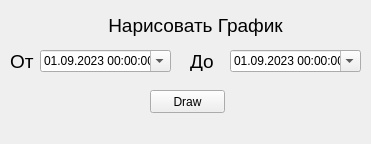
<?xml version="1.0" encoding="UTF-8"?>
<ui version="4.0">
 <class>MainWindow</class>
 <widget class="QMainWindow" name="MainWindow">
  <property name="geometry">
   <rect>
    <x>0</x>
    <y>0</y>
    <width>371</width>
    <height>144</height>
   </rect>
  </property>
  <property name="windowTitle">
   <string>MainWindow</string>
  </property>
  <widget class="QWidget" name="centralwidget">
   <widget class="QDateTimeEdit" name="from_dateTimeEdit">
    <property name="geometry">
     <rect>
      <x>40</x>
      <y>50</y>
      <width>131</width>
      <height>22</height>
     </rect>
    </property>
    <property name="dateTime">
     <datetime>
      <hour>0</hour>
      <minute>0</minute>
      <second>0</second>
      <year>2023</year>
      <month>9</month>
      <day>1</day>
     </datetime>
    </property>
    <property name="date">
     <date>
      <year>2023</year>
      <month>9</month>
      <day>1</day>
     </date>
    </property>
    <property name="maximumDateTime">
     <datetime>
      <hour>23</hour>
      <minute>59</minute>
      <second>59</second>
      <year>2029</year>
      <month>12</month>
      <day>31</day>
     </datetime>
    </property>
    <property name="currentSection">
     <enum>QDateTimeEdit::DaySection</enum>
    </property>
    <property name="displayFormat">
     <string>dd.MM.yyyy HH:mm:ss</string>
    </property>
    <property name="calendarPopup">
     <bool>true</bool>
    </property>
   </widget>
   <widget class="QPushButton" name="draw_pushButton">
    <property name="geometry">
     <rect>
      <x>150</x>
      <y>90</y>
      <width>75</width>
      <height>23</height>
     </rect>
    </property>
    <property name="text">
     <string>Draw</string>
    </property>
   </widget>
   <widget class="QDateTimeEdit" name="before_dateTimeEdit">
    <property name="geometry">
     <rect>
      <x>230</x>
      <y>50</y>
      <width>131</width>
      <height>22</height>
     </rect>
    </property>
    <property name="dateTime">
     <datetime>
      <hour>0</hour>
      <minute>0</minute>
      <second>0</second>
      <year>2023</year>
      <month>9</month>
      <day>1</day>
     </datetime>
    </property>
    <property name="date">
     <date>
      <year>2023</year>
      <month>9</month>
      <day>1</day>
     </date>
    </property>
    <property name="maximumDateTime">
     <datetime>
      <hour>23</hour>
      <minute>59</minute>
      <second>59</second>
      <year>2029</year>
      <month>12</month>
      <day>31</day>
     </datetime>
    </property>
    <property name="displayFormat">
     <string>dd.MM.yyyy HH:mm:ss</string>
    </property>
    <property name="calendarPopup">
     <bool>true</bool>
    </property>
   </widget>
   <widget class="QLabel" name="label_2">
    <property name="geometry">
     <rect>
      <x>190</x>
      <y>50</y>
      <width>31</width>
      <height>21</height>
     </rect>
    </property>
    <property name="text">
     <string>&lt;html&gt;&lt;head/&gt;&lt;body&gt;&lt;p&gt;&lt;span style=&quot; font-size:14pt;&quot;&gt;До&lt;/span&gt;&lt;/p&gt;&lt;/body&gt;&lt;/html&gt;</string>
    </property>
   </widget>
   <widget class="QLabel" name="label_3">
    <property name="geometry">
     <rect>
      <x>30</x>
      <y>10</y>
      <width>331</width>
      <height>31</height>
     </rect>
    </property>
    <property name="text">
     <string>&lt;html&gt;&lt;head/&gt;&lt;body&gt;&lt;p align=&quot;center&quot;&gt;&lt;span style=&quot; font-size:14pt;&quot;&gt;Нарисовать График&lt;/span&gt;&lt;/p&gt;&lt;/body&gt;&lt;/html&gt;</string>
    </property>
   </widget>
   <widget class="QLabel" name="label">
    <property name="geometry">
     <rect>
      <x>10</x>
      <y>50</y>
      <width>31</width>
      <height>21</height>
     </rect>
    </property>
    <property name="text">
     <string>&lt;html&gt;&lt;head/&gt;&lt;body&gt;&lt;p&gt;&lt;span style=&quot; font-size:14pt;&quot;&gt;От&lt;/span&gt;&lt;/p&gt;&lt;/body&gt;&lt;/html&gt;</string>
    </property>
   </widget>
  </widget>
 </widget>
 <resources/>
 <connections/>
</ui>
